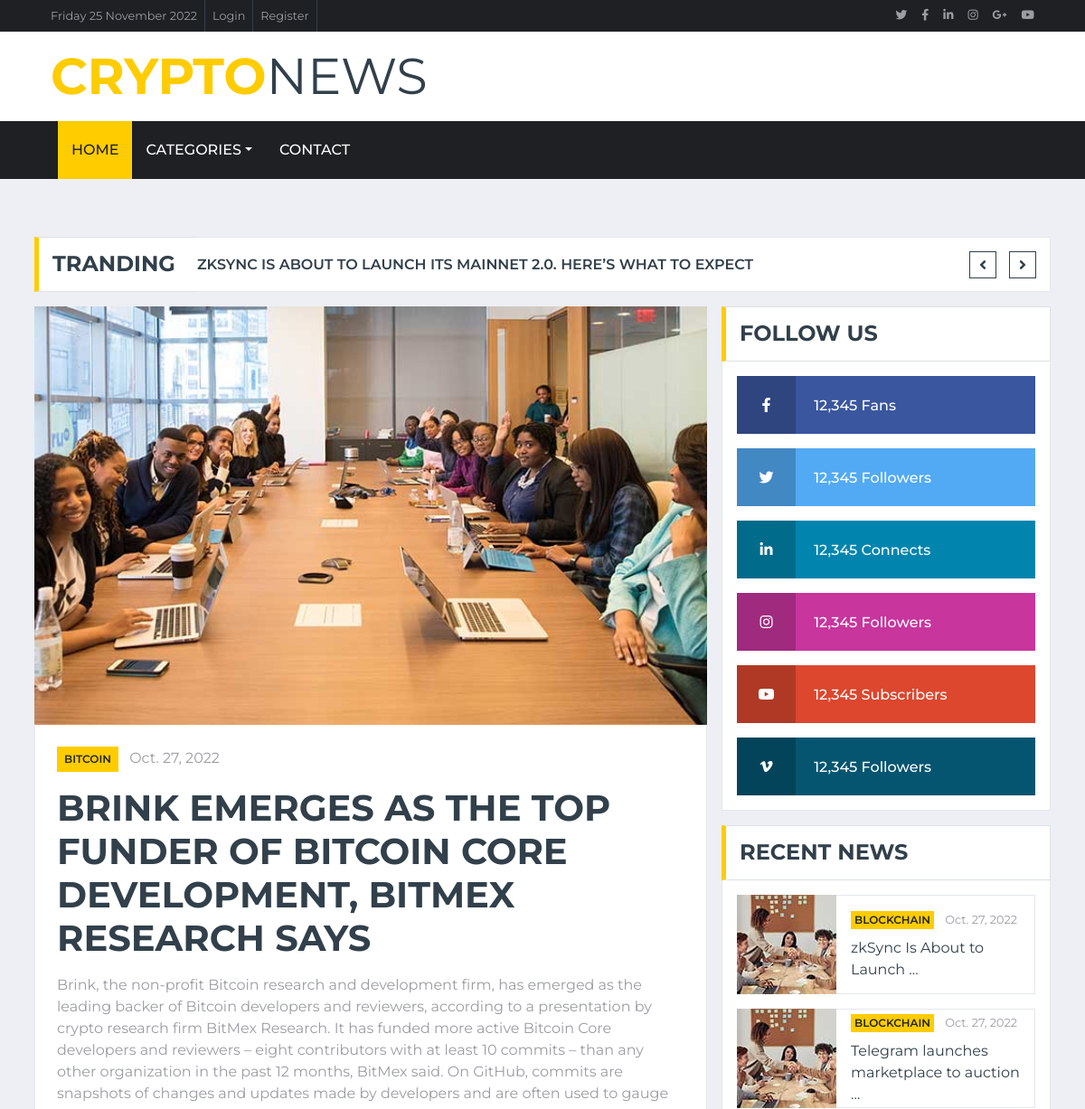
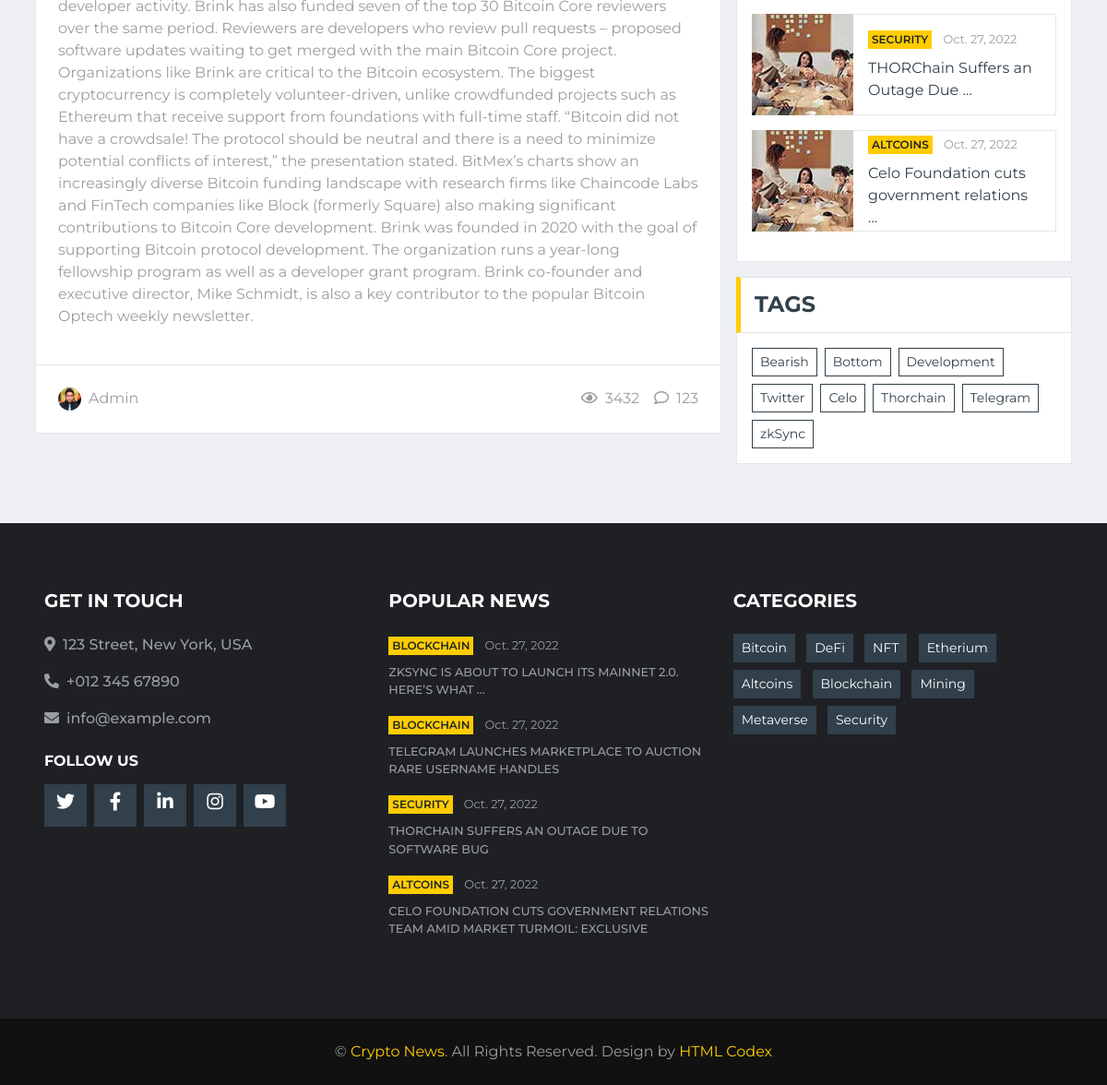
The page /single/brink-emerges-as-the-top-funder-of-bitcoin-core-development-bitmex-research-says/ on the database its author committed (2 pictures, top to bottom).
### api/models.py (models this page shows, shortened)
class Post(models.Model):
    title = models.CharField(max_length=255, blank=True, default='')
    category = models.ManyToManyField(Category)
    tags = TaggableManager()
    created_at = models.DateTimeField(auto_now_add = True, auto_now = False, blank = True)
    updated_at = models.DateTimeField(auto_now = True, blank = True)
    body = models.TextField(blank=True, default='')
    author = models.ForeignKey('auth.User', related_name='posts', on_delete=models.CASCADE, blank = True, null = True)
    source = models.CharField(max_length=255, default = str(author))
    featured_image = models.ImageField(upload_to='uploads/post_images/', blank = True, null=True)
    views_number = models.PositiveIntegerField(null = True)
    comments_number = models.PositiveIntegerField(null = True)
    released = models.BooleanField(default = False, blank = True)
    featured = models.BooleanField(default = False, blank = True)
    slug = models.SlugField(max_length=200, unique=True)
    class Meta:
        ordering = ['-created_at']

class Category(models.Model):
    title = models.CharField(max_length = 200)
    def __str__(self):
        return self.title

### api/views.py (the view)
# urls.py: path('single/<slug:slug>/', views.Single.as_view(), name='single'),
class Single(DetailView):
    model = Post
    template_name = "single.html"
    context_object_name = 'post'
    tags = Tag.objects.all()
    latest_posts = Post.objects.filter(released=1).order_by('-created_at')
    categories = Category.objects.all()
    def get_context_data(self, **kwargs):
        context = super().get_context_data(**kwargs)
        context['tags'] = self.tags
        context['latest_posts'] = self.latest_posts
        context['categories'] = self.categories
        return context

### api/templates/single.html (shortened to what this page needs)
{% extends 'base.html' %}
{% load static %}
{% block body %}
    <div class="container-fluid mt-5 mb-3 pt-3">
        <div class="container">
            <div class="row align-items-center">
                <div class="col-12">
                    <div class="d-flex justify-content-between">
                        <div class="section-title border-right-0 mb-0" style="width: 180px;">
                            <h4 class="m-0 text-uppercase font-weight-bold">Tranding</h4>
                        </div>
                        <div class="owl-carousel tranding-carousel position-relative d-inline-flex align-items-center bg-white border border-left-0"
                            style="width: calc(100% - 180px); padding-right: 100px;">
                            {% for post in latest_posts %}
                                <div class="text-truncate"><a class="text-secondary text-uppercase font-weight-semi-bold" href="{% url 'single' slug=post.slug%}">{{post.title}}</a></div>
                            {% endfor %}
                        </div>
                    </div>
                </div>
            </div>
        </div>
    </div>
    <div class="container-fluid">
        <div class="container">
            <div class="row">
                <div class="col-lg-8">
                    <div class="position-relative mb-3">
                        <img class="img-fluid w-100" src="{% static 'main/img/news-700x435-1.jpg' %}" style="object-fit: cover;">
                        <div class="bg-white border border-top-0 p-4">
                            <div class="mb-3">
                                <a class="badge badge-primary text-uppercase font-weight-semi-bold p-2 mr-2"
                                    href="">{% for category in post.category.all %}{{ category }}<br/>{% endfor %}</a>
                                <a class="text-body" href="">{{post.created_at|date}}</a>
                            </div>
                            <h1 class="mb-3 text-secondary text-uppercase font-weight-bold">{{post.title}}</h1>
                            <p>{{post.body}}</p>
                        </div>
                        <div class="d-flex justify-content-between bg-white border border-top-0 p-4">
                            <div class="d-flex align-items-center">
                                <img class="rounded-circle mr-2" src="{% static 'main/img/user.jpg' %}" width="25" height="25" alt="">
                                <span>{{post.author}}</span>
                            </div>
                            <div class="d-flex align-items-center">
                                <span class="ml-3"><i class="far fa-eye mr-2"></i>{{post.views_number}}</span>
                                <span class="ml-3"><i class="far fa-comment mr-2"></i>{{post.comments_number}}</span>
                            </div>
                        </div>
                    </div>
                </div>
                <div class="col-lg-4">
                    <div class="mb-3">
                        <div class="section-title mb-0">
                            <h4 class="m-0 text-uppercase font-weight-bold">Follow Us</h4>
                        </div>
                        <div class="bg-white border border-top-0 p-3">
                            <a href="" class="d-block w-100 text-white text-decoration-none mb-3" style="background: #39569E;">
                                <i class="fab fa-facebook-f text-center py-4 mr-3" style="width: 65px; background: rgba(0, 0, 0, .2);"></i>
                                <span class="font-weight-medium">12,345 Fans</span>
                            </a>
                            <a href="" class="d-block w-100 text-white text-decoration-none mb-3" style="background: #52AAF4;">
                                <i class="fab fa-twitter text-center py-4 mr-3" style="width: 65px; background: rgba(0, 0, 0, .2);"></i>
                                <span class="font-weight-medium">12,345 Followers</span>
                            </a>
                            <a href="" class="d-block w-100 text-white text-decoration-none mb-3" style="background: #0185AE;">
                                <i class="fab fa-linkedin-in text-center py-4 mr-3" style="width: 65px; background: rgba(0, 0, 0, .2);"></i>
                                <span class="font-weight-medium">12,345 Connects</span>
                            </a>
                            <a href="" class="d-block w-100 text-white text-decoration-none mb-3" style="background: #C8359D;">
                                <i class="fab fa-instagram text-center py-4 mr-3" style="width: 65px; background: rgba(0, 0, 0, .2);"></i>
                                <span class="font-weight-medium">12,345 Followers</span>
                            </a>
                            <a href="" class="d-block w-100 text-white text-decoration-none mb-3" style="background: #DC472E;">
                                <i class="fab fa-youtube text-center py-4 mr-3" style="width: 65px; background: rgba(0, 0, 0, .2);"></i>
                                <span class="font-weight-medium">12,345 Subscribers</span>
                            </a>
                            <a href="" class="d-block w-100 text-white text-decoration-none" style="background: #055570;">
                                <i class="fab fa-vimeo-v text-center py-4 mr-3" style="width: 65px; background: rgba(0, 0, 0, .2);"></i>
                                <span class="font-weight-medium">12,345 Followers</span>
                            </a>
                        </div>
                    </div>
                    <div class="mb-3">
                        <div class="section-title mb-0">
                            <h4 class="m-0 text-uppercase font-weight-bold">Recent News</h4>
                        </div>
                        <div class="bg-white border border-top-0 p-3">
                            {% for post in latest_posts|slice:":4"%}
                            <div class="d-flex align-items-center bg-white mb-3" style="height: 110px;">
                                <img class="img-fluid" src="{% static 'main/img/news-110x110-1.jpg' %}" alt="">
                                <div class="w-100 h-100 px-3 d-flex flex-column justify-content-center border border-left-0">
                                    <div class="mb-2">
                                        <a class="badge badge-primary text-uppercase font-weight-semi-bold p-1 mr-2" href="">{% for category in post.category.all %}{{ category }}<br/>{% endfor %}</a>
                                        <a class="text-body" href=""><small>{{post.created_at|date}}</small></a>
                                    </div>
                                    <a class="p m-0 text-secondary " href="{% url 'single' slug=post.slug %}">{{post.title|truncatewords:5}}</a>
                                </div>
                            </div>
                            {% endfor %}
                        </div>
                    </div>
                    <div class="mb-3">
                        <div class="section-title mb-0">
                            <h4 class="m-0 text-uppercase font-weight-bold">Tags</h4>
                        </div>
                        <div class="bg-white border border-top-0 p-3">
                            <div class="d-flex flex-wrap m-n1">
                                {% for tag in tags %}
                                    <a href="" class="btn btn-sm btn-outline-secondary m-1">{{tag.name}}</a>
                                {% endfor %}
                            </div>
                        </div>
                    </div>
                </div>
            </div>
        </div>
    </div>
    {% endblock %}

### api/templates/footer.html (shortened to what this page needs)
{% load static %}
        <div class="container-fluid bg-dark pt-5 px-sm-3 px-md-5 mt-5">
            <div class="row py-4">
                <div class="col-lg-4 col-md-6 mb-5">
                    <h5 class="mb-4 text-white text-uppercase font-weight-bold">Get In Touch</h5>
                    <p class="font-weight-medium"><i class="fa fa-map-marker-alt mr-2"></i>123 Street, New York, USA</p>
                    <p class="font-weight-medium"><i class="fa fa-phone-alt mr-2"></i>+012 345 67890</p>
                    <p class="font-weight-medium"><i class="fa fa-envelope mr-2"></i>info@example.com</p>
                    <h6 class="mt-4 mb-3 text-white text-uppercase font-weight-bold">Follow Us</h6>
                    <div class="d-flex justify-content-start">
                        <a class="btn btn-lg btn-secondary btn-lg-square mr-2" href="#"><i class="fab fa-twitter"></i></a>
                        <a class="btn btn-lg btn-secondary btn-lg-square mr-2" href="#"><i class="fab fa-facebook-f"></i></a>
                        <a class="btn btn-lg btn-secondary btn-lg-square mr-2" href="#"><i class="fab fa-linkedin-in"></i></a>
                        <a class="btn btn-lg btn-secondary btn-lg-square mr-2" href="#"><i class="fab fa-instagram"></i></a>
                        <a class="btn btn-lg btn-secondary btn-lg-square" href="#"><i class="fab fa-youtube"></i></a>
                    </div>
                </div>
                <div class="col-lg-4 col-md-6 mb-5">
                    <h5 class="mb-4 text-white text-uppercase font-weight-bold">Popular News</h5>
                    {% for post in latest_posts|slice:":4"%}
                    <div class="mb-3">
                        <div class="mb-2">
                            <a class="badge badge-primary text-uppercase font-weight-semi-bold p-1 mr-2" href="">{% for category in post.category.all %}{{ category }}<br/>{% endfor %}</a>
                            <a class="text-body" href=""><small>{{post.created_at|date}}</small></a>
                        </div>
                        <a class="small text-body text-uppercase font-weight-medium" href="{% url 'single' slug=post.slug %}">{{post.title|truncatewords:10}}</a>
                    </div>
                    {% endfor %}
                </div>
                <div class="col-lg-4 col-md-6 mb-5">
                    <h5 class="mb-4 text-white text-uppercase font-weight-bold">Categories</h5>
                    <div class="m-n1">
                        {% for category in categories %}
                            <a href="/category/{{category.title}}" class="btn btn-sm btn-secondary m-1">{{category.title}}</a>
                        {% endfor %}
                    </div>
                </div>
            </div>
        </div>
        <div class="container-fluid py-4 px-sm-3 px-md-5" style="background: #111111;">
            <p class="m-0 text-center">&copy; <a href="{% url 'index' %}">Crypto News</a>. All Rights Reserved.
            Design by <a href="https://htmlcodex.com">HTML Codex</a></p>
        </div>
    </body>
    </html>

### rows shown on the page
Post: title "ZKSYNC IS ABOUT TO LAUNCH ITS MAINNET 2.0. HERE’S WHAT TO EXPECT", created_at "Oct. 27, 2022", title "zkSync Is About to Launch …", title "ZKSYNC IS ABOUT TO LAUNCH ITS MAINNET 2.0. HERE’S WHAT …"
Post: title "HERE’S WHAT’S KEEPING ETHEREUM FROM TAKING BITCOIN’S SHINE, ETH CLAIMS $1,500HERE’S W…"
Category: title "BITCOIN", title "Bitcoin"
Post: created_at "Oct. 27, 2022", title "BRINK EMERGES AS THE TOP FUNDER OF BITCOIN CORE DEVELOPMENT, BITMEX RESEARCH SAYS", body "Brink, the non-profit Bitcoin research and development firm, has emerged as the leading backer of Bitcoin developers and reviewers, according to a presentation by crypto research firm BitMex Research. It has funded more active Bitcoin Core developers and reviewers – eight contributors with at least 10 commits – than any other organization in the past 12 months, BitMex said. On GitHub, commits are snapshots of changes and updates made by developers and are often used to gauge developer activity. Brink has also funded seven of the top 30 Bitcoin Core reviewers over the same period. Reviewers are developers who review pull requests – proposed software updates waiting to get merged with the…", author "Admin", views_number "3432", comments_number "123"
Category: title "BLOCKCHAIN", title "Blockchain"
Post: created_at "Oct. 27, 2022", title "Telegram launches marketplace to auction …", title "TELEGRAM LAUNCHES MARKETPLACE TO AUCTION RARE USERNAME HANDLES"
Post: created_at "Oct. 27, 2022", title "THORChain Suffers an Outage Due …", title "THORCHAIN SUFFERS AN OUTAGE DUE TO SOFTWARE BUG"
Category: title "SECURITY", title "Security"
Post: created_at "Oct. 27, 2022", title "Celo Foundation cuts government relations …", title "CELO FOUNDATION CUTS GOVERNMENT RELATIONS TEAM AMID MARKET TURMOIL: EXCLUSIVE"
Category: title "ALTCOINS", title "Altcoins"
Tag: name "Bearish"
Tag: name "Bottom"
Tag: name "Development"
Tag: name "Twitter"
Tag: name "Celo"
Tag: name "Thorchain"
Tag: name "Telegram"
Tag: name "zkSync"
Category: title "DeFi"
Category: title "NFT"
Category: title "Etherium"
Category: title "Mining"
Category: title "Metaverse"
